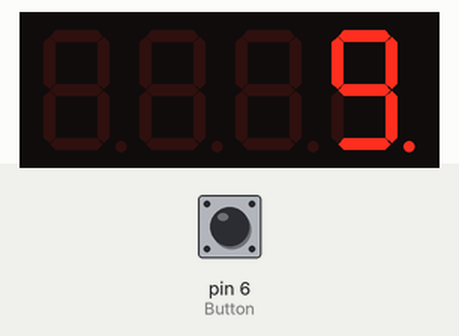
This sketch was run on a simulated Arduino Uno, built with avr-gcc and run on an emulated ATmega328P. On the bench: 4-digit seven-segment display. The test bench sets the inputs (shaded band); at power-on: pin 6 (Button) LOW.

Above: at 1.27 s.
1.3 s: pin 6 (Button) pulled HIGH for 0.15 s
At 1.5 s:
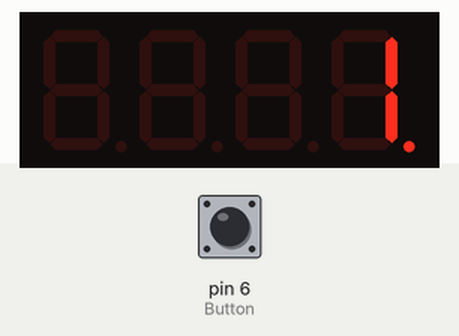
2.0 s: pin 6 (Button) pulled HIGH for 1 s
At 3.22 s:
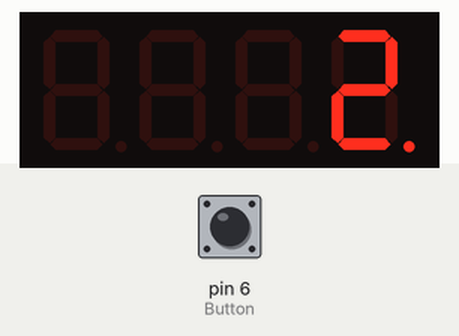
Timing chart, 0 to 5.0 s (numbered marks = the images above; inputs shaded):
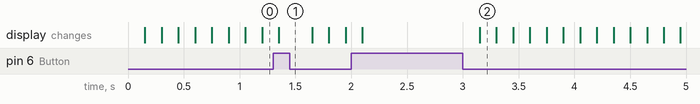

The sketch:

hw1.ino
```cpp
#include "SevSeg.h"
SevSeg sevseg;
byte Hour=0,Min=0;
byte numDigits=4;
byte digitPins[]={5,4,3,2};
byte segmentPins[]={8,9,10,11,12,13,14};
const byte Button=6;

void setup() {
  pinMode(Button,INPUT);
  sevseg.begin(COMMON_CATHODE,numDigits,digitPins,segmentPins);
  sevseg.setBrightness(90);
}

void loop() {
  boolean val=digitalRead(6);
  if(val)
    Min=Hour=0;
  else
    ;
  static unsigned long timer=millis();
  if(millis()>=timer){
    timer+=150;

  Min=Min+1;
  if (Min==60)
  {
    Min=0;
    if(Hour==23)
      Hour=0;
    else
      Hour++;
  } sevseg.setNumber(Hour*100+Min,0);
  }

    sevseg.refreshDisplay();
}
```
